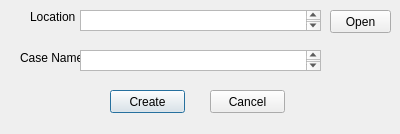
<?xml version="1.0" encoding="UTF-8"?>
<ui version="4.0">
 <class>createCaseDialog</class>
 <widget class="QDialog" name="createCaseDialog">
  <property name="geometry">
   <rect>
    <x>0</x>
    <y>0</y>
    <width>400</width>
    <height>134</height>
   </rect>
  </property>
  <property name="windowTitle">
   <string>Create Case</string>
  </property>
  <widget class="QPushButton" name="pushButton">
   <property name="geometry">
    <rect>
     <x>110</x>
     <y>90</y>
     <width>75</width>
     <height>23</height>
    </rect>
   </property>
   <property name="text">
    <string>Create</string>
   </property>
  </widget>
  <widget class="QPushButton" name="pushButton_2">
   <property name="geometry">
    <rect>
     <x>210</x>
     <y>90</y>
     <width>75</width>
     <height>23</height>
    </rect>
   </property>
   <property name="text">
    <string>Cancel</string>
   </property>
  </widget>
  <widget class="QTextEdit" name="textEdit">
   <property name="geometry">
    <rect>
     <x>80</x>
     <y>10</y>
     <width>241</width>
     <height>21</height>
    </rect>
   </property>
  </widget>
  <widget class="QLabel" name="label">
   <property name="geometry">
    <rect>
     <x>30</x>
     <y>10</y>
     <width>47</width>
     <height>13</height>
    </rect>
   </property>
   <property name="text">
    <string>Location</string>
   </property>
  </widget>
  <widget class="QLabel" name="label_2">
   <property name="geometry">
    <rect>
     <x>20</x>
     <y>50</y>
     <width>61</width>
     <height>16</height>
    </rect>
   </property>
   <property name="text">
    <string>Case Name</string>
   </property>
  </widget>
  <widget class="QTextEdit" name="textEdit_2">
   <property name="geometry">
    <rect>
     <x>80</x>
     <y>50</y>
     <width>241</width>
     <height>21</height>
    </rect>
   </property>
  </widget>
  <widget class="QPushButton" name="pushButton_3">
   <property name="geometry">
    <rect>
     <x>330</x>
     <y>10</y>
     <width>61</width>
     <height>23</height>
    </rect>
   </property>
   <property name="text">
    <string>Open</string>
   </property>
  </widget>
 </widget>
 <resources/>
 <connections/>
</ui>
